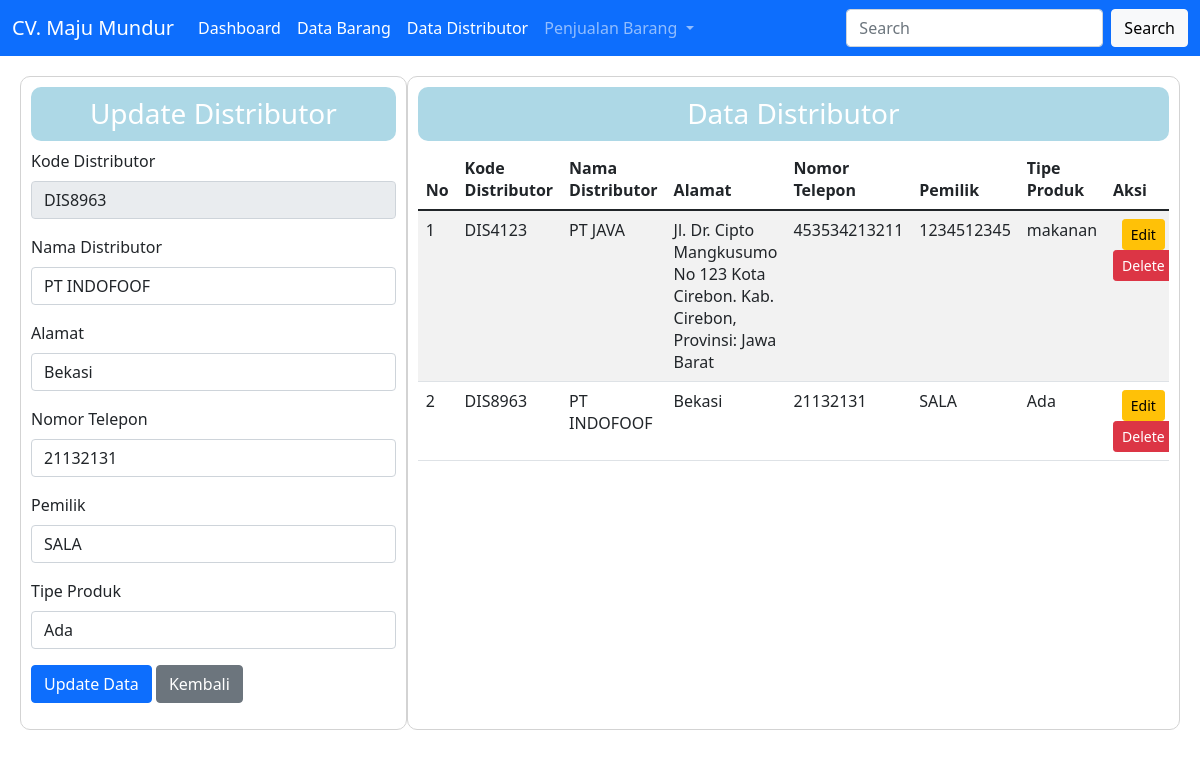
Page /data_distributor.php?&edit=update&&id=DIS8963 on the committed database.
### tables this page shows
CREATE TABLE `tbl_distributor` (
  `kd_distributor` varchar(15) NOT NULL,
  `nm_distributor` varchar(40) NOT NULL,
  `alamat` text NOT NULL,
  `nohp` varchar(15) NOT NULL,
  `pemilik` varchar(30) NOT NULL,
  `tipe_produk` varchar(40) NOT NULL
);

### database.php (called while the page is built, shortened)
<?php
class Database
{
    var $host = "localhost";
    var $user = "root";
    var $pass = "root";
    var $db = "toko_2";
    var $koneksi = "";
    function __construct()
    {
        $this->koneksi = mysqli_connect($this->host, $this->user, $this->pass, $this->db);
    }
    function data_distributor()
    {
        $data_distributor = mysqli_query($this->koneksi, "select * from tbl_distributor");
        return $data_distributor;
    }
    function tampil_update_distributor($kd_distributor)
    {
        $query = mysqli_query($this->koneksi, "select * from tbl_distributor where kd_distributor = '$kd_distributor' ");
        return $query->fetch_array();
    }
}

### data_distributor.php (the view, shortened to what this page needs)
<?php
class dashboard
{
    function __construct()
    {
        include "menu.php";
    }
}
include "database.php";
$db = new Database();
$data_distributor = $db->data_distributor();
?>
<!doctype html>
<html lang="en">
<head>
    <link href="https://cdn.jsdelivr.net/npm/bootstrap@5.1.3/dist/css/bootstrap.min.css" rel="stylesheet">
</head>
<body>
    <div class="row" style="margin: 20px;">
        <?php
        include("form_distributor.php");
        ?>
        <div class="col-8" style="border: 1px solid lightgray; border-radius: 10px; padding: 10px;">
            <h3 style="text-align: center; background-color: lightblue; border-radius: 10px; color: white; padding: 10px;">
                Data Distributor</h3>
            <div class="table-responsive mt-2">
                <table class="table table-striped  ">
                    <thead class="thead-dark">
                        <tr>
                            <th>No</th>
                            <th>Kode Distributor</th>
                            <th>Nama Distributor</th>
                            <th>Alamat</th>
                            <th>Nomor Telepon</th>
                            <th>Pemilik</th>
                            <th>Tipe Produk</th>
                            <th>Aksi</th>
                        </tr>
                    </thead>
                    <tbody>
                        <?php
                        $no = 1;
                        foreach ($data_distributor as $row) {
                        ?>
                            <tr>
                                <td><?php echo $no++; ?></td>
                                <td><?php echo $row['kd_distributor'] ?></td>
                                <td><?php echo $row['nm_distributor'] ?></td>
                                <td><?php echo $row['alamat'] ?></td>
                                <td><?php echo $row['nohp'] ?></td>
                                <td><?php echo $row['pemilik'] ?></td>
                                <td><?php echo $row['tipe_produk'] ?></td>
                                <td align="center" width="150px">
                                    <a class="btn btn-sm btn-warning" href="data_distributor.php?&edit=update&&id=<?= $row['kd_distributor'] ?>">Edit</a>
                                    <a class="btn btn-sm btn-danger" href="proses_distributor.php?aksi=delete&&id=<?= $row['kd_distributor'] ?>" onclick="javascript: return confirm('Apakah yakin data dihapus')">Delete</a>
                                </td>
                            </tr>
                        <?php
                        }
                        ?>
                    </tbody>
                </table>
            </div>
        </div>
    </div>
</body>
</html>

### form_distributor.php (shortened to what this page needs)
<?php
function update_data()
{
    $db = new Database();
    $kd_distributor = $_GET["id"];
    $distributor = $db->tampil_update_distributor($kd_distributor);
    $data_distributor = $db->data_distributor();
?>
    <div class="col-4" style="border: 1px solid lightgray; border-radius: 10px; padding: 10px;">
        <h3 style="text-align: center; background-color: lightblue; border-radius: 10px; color: white; padding: 10px;">
            Update Distributor</h3>
        <form method="post" action="<?php echo "proses_distributor.php?aksi=update"; ?>" enctype="multipart/form-data">
            <div class="mb-3">
                <label class="form-label">Kode Distributor</label>
                <input type="text" name="kd_distributor" class="form-control" placeholder="Masukkan Kode Distributor" value="<?php echo $distributor['kd_distributor'] ?>" readonly>
            </div>
            <div class="mb-3">
                <label class="form-label">Nama Distributor</label>
                <input type="text" name="nm_distributor" class="form-control" placeholder="Masukkan Nama Distributor" value="<?php echo $distributor['nm_distributor'] ?>">
            </div>
            <div class="mb-3">
                <label class="form-label">Alamat</label>
                <input type="text" name="alamat" class="form-control" placeholder="Masukkan Alamat" value="<?php echo $distributor['alamat'] ?>">
            </div>
            <div class="mb-3">
                <label class="form-label">Nomor Telepon</label>
                <input type="text" name="nohp" class="form-control" placeholder="Masukkan Nomor" value="<?php echo $distributor['nohp'] ?>">
            </div>
            <div class="mb-3">
                <label class="form-label">Pemilik</label>
                <input type="text" name="pemilik" class="form-control" placeholder="Masukkan Pemilik" value="<?php echo $distributor['pemilik'] ?>">
            </div>
            <div class="mb-3">
                <label class="form-label">Tipe Produk</label>
                <input type="text" name="tipe_produk" class="form-control" placeholder="Masukkan Tipe Produk" value="<?php echo $distributor['tipe_produk'] ?>">
            </div>
            <div class="mb-3">
                <input type="submit" class="btn btn-primary" name="simpan" value="Update Data">
                <a href="data_distributor.php" class="btn btn-secondary">Kembali</a>
            </div>
        </form>
    </div>
<?php } ?>
<?php
$edit = $_GET['edit'];
if ($edit == "update") {
    update_data();
} else {
    tambah_data();
}
?>

### rows in the picture
tbl_distributor: kd_distributor "DIS8963", nm_distributor "PT INDOFOOF", alamat "Bekasi", nohp "21132131", pemilik "SALA", tipe_produk "Ada"
tbl_distributor: kd_distributor "DIS4123", nm_distributor "PT JAVA", alamat "Jl. Dr. Cipto Mangkusumo No 123 Kota Cirebon. Kab. Cirebon, Provinsi: Jawa Barat", nohp "453534213211", pemilik "1234512345", tipe_produk "makanan"
